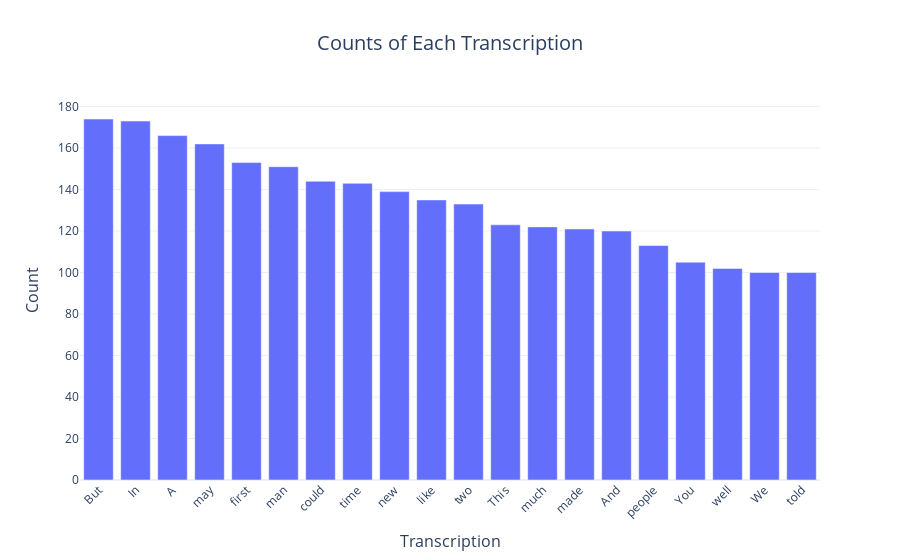

Write notebook code for a chart like this one.
### Markdown cell above
## Interactive Visualization of Transcription Counts

In this section, we create a bar plot to visualize the distribution of transcriptions in the filtered dataset. Understanding the frequency of each transcription helps us identify any remaining imbalance in the dataset and assess the need for further processing.

- **Plotting Frequency Distribution**: We plot the count of each transcription using a bar chart to observe the frequency distribution. This allows us to visually confirm that the dataset is reasonably balanced.

### Code cell
# Create a DataFrame for plotting purposes
transcription_counts = df_filtered['transcription'].value_counts().reset_index()
transcription_counts.columns = ['Transcription', 'Count']

# Create an interactive bar plot using Plotly
fig = px.bar(
    transcription_counts, 
    x='Transcription', 
    y='Count', 
    title='Counts of Each Transcription',
    labels={'Transcription': 'Transcription', 'Count': 'Count'},
    hover_data=['Count'],  # Show the count on hover
    template='plotly_white'  # Use a clean style for better visuals
)

# Customize the layout for better visibility
fig.update_layout(
    xaxis_tickangle=-45,  # Rotate x-axis labels for better readability
    title_x=0.5,  # Center the title
    title_font_size=20,  # Increase the title font size
    xaxis_title_font_size=16,  # Increase x-axis label font size
    yaxis_title_font_size=16  # Increase y-axis label font size
)

# Show the interactive plot
fig.show()

### Figure 1 — Plotly figure (JSON) as saved in the notebook; plotly's stock layout.template omitted (floating-point values rounded to 4 significant figures)
{"data": [{"alignmentgroup": "True", "hovertemplate": "Transcription=%{x}<br>Count=%{y}<extra></extra>", "legendgroup": "", "marker": {"color": "#636efa", "pattern": {"shape": ""}}, "name": "", "offsetgroup": "", "orientation": "v", "showlegend": false, "textposition": "auto", "type": "bar", "x": ["But", "In", "A", "may", "first", "man", "could", "time", "new", "like", "two", "This", "much", "made", "And", "people", "You", "well", "We", "told"], "xaxis": "x", "y": [174, 173, 166, 162, 153, 151, 144, 143, 139, 135, 133, 123, 122, 121, 120, 113, 105, 102, 100, 100], "yaxis": "y"}], "layout": {"barmode": "relative", "legend": {"tracegroupgap": 0}, "title": {"font": {"size": 20}, "text": "Counts of Each Transcription", "x": 0.5}, "xaxis": {"anchor": "y", "domain": [0, 1], "tickangle": -45, "title": {"font": {"size": 16}, "text": "Transcription"}}, "yaxis": {"anchor": "x", "domain": [0, 1], "title": {"font": {"size": 16}, "text": "Count"}}}}
